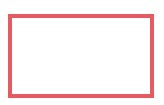
#> input picture 03_study_opencv/00.image/sibianxing.jpg, 164 x 105 px
$ python opencv_07_affine.py
#> lines starting #> are read from the running program, lines starting #| are printed output that depends on the picture
# 仿射
import cv2
import numpy as np
import matplotlib
matplotlib.use('TkAgg')
import matplotlib.pyplot as plt

img = cv2.imread('./00.image/sibianxing.jpg')
#> img is the input picture: shape (105, 164, 3); mean B, G, R 238.5, 237.8, 250.8
rows, cols = img.shape[:2]
#> rows = 105; cols = 164

# 变换前的三个点
pts1 = np.float32([[50, 65], [150, 65], [210, 210]])
pts2 = np.float32([[50, 100], [150, 65], [100, 250]])

# 生成变换矩阵
M = cv2.getAffineTransform(pts1, pts2)
dst = cv2.warpAffine(img, M, (cols, rows))
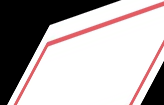
#> dst: shape (105, 164, 3); mean B, G, R 173.2, 172.8, 179.7
plt.figure(2)
plt.subplot(121), plt.imshow(img), plt.axis('off'), plt.title('origin')
plt.subplot(122), plt.imshow(dst), plt.axis('off'), plt.title('output')
plt.axis('off')
plt.show()
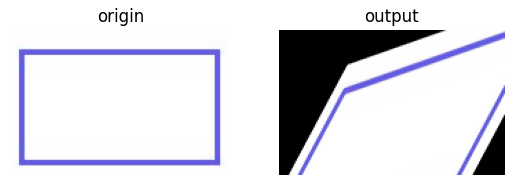
#> figure drawn by matplotlib, 2 panels; B, G, R data is drawn as R, G, B
